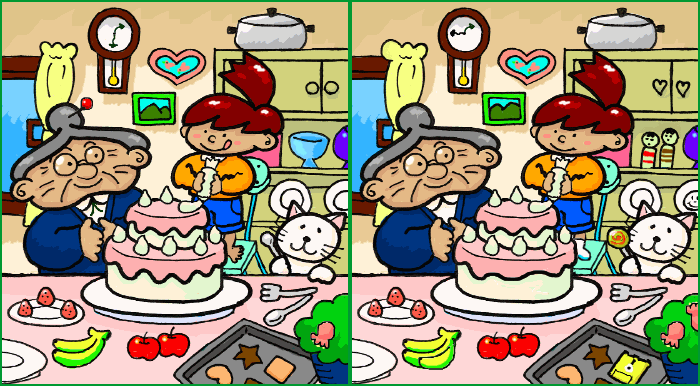
#> input picture Images/spot.jpg, 700 x 386 px, found by its file name
$ jupyter execute --allow-errors model.ipynb   (older library calls are emulated)
#> lines starting #> are read from the running program, lines starting #| are printed output that depends on the picture
[cell 1]
import numpy as np
import cv2
import imutils
from skimage.measure._structural_similarity import compare_ssim

[cell 2]
img = cv2.imread("spot.jpg")
#> img is the input picture: shape (386, 700, 3); mean B, G, R 125.4, 151.1, 160.1
x, y, _ = img.shape
#> x = 386; y = 700
y1=(int)(y/2)
#> y1 = 350

[cell 3]
original = img[0:x, 0:y1]
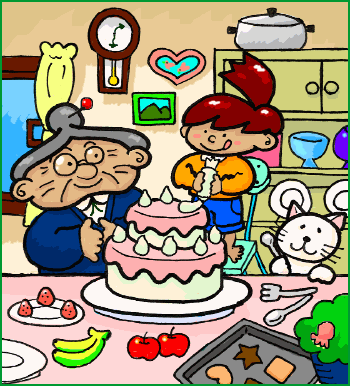
#> original: shape (386, 350, 3); mean B, G, R 125.9, 151.1, 159.6
different = img[0:x, y1:y]
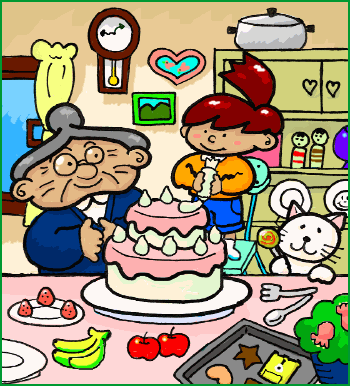
#> different: shape (386, 350, 3); mean B, G, R 124.8, 151.1, 160.6
gray_original = cv2.cvtColor(original, cv2.COLOR_BGR2GRAY)
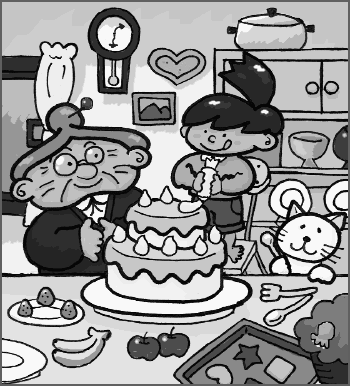
#> gray_original: shape (386, 350); min 6, max 249, mean 150.7
gray_different = gray_image = cv2.cvtColor(different, cv2.COLOR_BGR2GRAY)
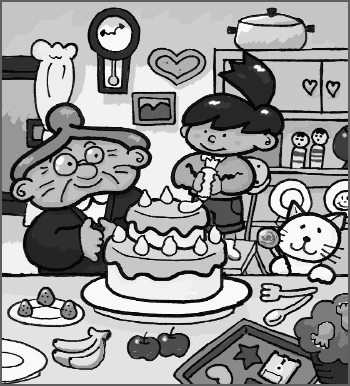
#> gray_different: shape (386, 350); min 6, max 249, mean 150.9
